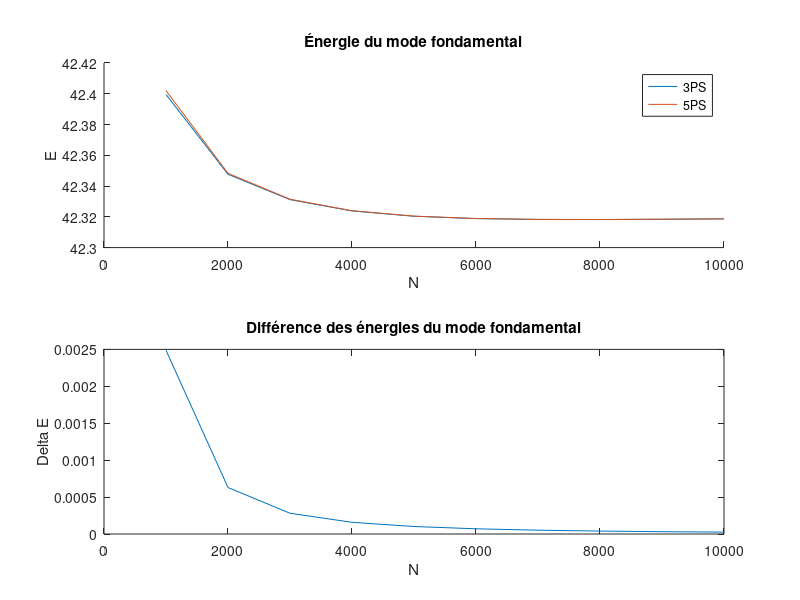

This figure's MATLAB source:
clear


% Paramètres physiques
a = 10.e-09;
m_e = 9.1091e-31;
m_eff = 0.067 * m_e;
q_e = 1.602176565e-19;
h_bar = 6.626e-34 / 2 / pi;
E_0 = h_bar^2 * pi^2 / (2 * m_eff * a^2) / q_e * 1.e03;
V_0 = 1000;
v_0 = V_0 / E_0;


% Expression du potentiel
n_potentiel = 1000;
w_potentiel = 1;
lisse = @(x) v_0 * (1 - exp(- ((2 * x) / w_potentiel).^(2 * n_potentiel)));


% Paramètres de la simulation
a_bar = 5;
NN = 1000:1000:10000;

n_modes = 1;
options.disp = 0;


% Initialisation des tableaux
EE3 = [];
EE5 = [];


% Calcul des énergies
for p = 1:length(NN)
  N = floor(NN(p));
  dx = a_bar / N;
  x = - a_bar / 2 + dx * (0:N);
  v = lisse(x);

  ee = ones(N+1, 1);
  Lap3 = spdiags([ee -2*ee ee], [-1 0 1], N+1, N+1);
  Lap5 = spdiags([-1 / (12 * dx^2) * ee, 4 / (3 * dx^2) * ee, -5 / (2 * dx^2) * ee, 4 / (3 * dx^2) * ee, -1 / (12 * dx^2) * ee], [-2 -1 0 1 2], N+1, N+1);

  A3 = -1 / (pi * dx)^2 * Lap3 + spdiags(v.', 0, N+1, N+1);
  A5 = -1 / pi^2 * Lap5 + spdiags(v.', 0, N+1, N+1);

  [Psi, E] = eigs(A3, n_modes, 'sm', options);
  %E3_bar = [E3_bar, sort(diag(E))];
  EE3(:, p) = E_0 * sort(diag(E));

  [Psi, E] = eigs(A5, n_modes, 'sm', options);
  %E5_bar = [E5_bar, sort(diag(E))];
  EE5(:, p) = E_0 * sort(diag(E));
end

dE = abs(EE3 - EE5);


% Présentation des résultats
figure;
subplot(211);
hold on, plot(NN, EE3, ";3PS;"), plot(NN, EE5,";5PS;"), hold off;
title("Énergie du mode fondamental");
xlabel("N"), ylabel("E");

subplot(212), plot(NN, dE);
title("Différence des énergies du mode fondamental");
xlabel("N"), ylabel("Delta E");

